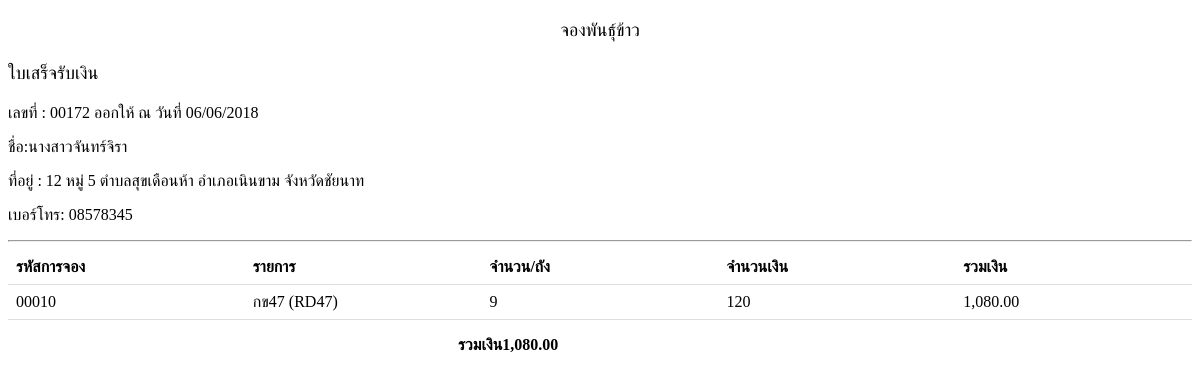
The app's page /admin/order/receipt.php?orderid=00172 with its own data.
### tables this page shows
CREATE TABLE IF NOT EXISTS `orderlist` (
  `orderid` int(5) unsigned zerofill NOT NULL AUTO_INCREMENT,
  `orderdate` date NOT NULL,
  `list` varchar(100) NOT NULL,
  `number` int(50) NOT NULL,
  `price` int(50) NOT NULL,
  `memberid` int(5) unsigned zerofill NOT NULL,
  `id` int(5) unsigned zerofill NOT NULL,
  `status` int(10) NOT NULL,
  PRIMARY KEY (`orderid`)
);

CREATE TABLE IF NOT EXISTS `member` (
  `memberid` int(5) unsigned zerofill NOT NULL AUTO_INCREMENT,
  `name` varchar(50) NOT NULL,
  `lastname` varchar(50) NOT NULL,
  `address` text NOT NULL,
  `subdistrict` varchar(100) NOT NULL,
  `district` varchar(100) NOT NULL,
  `phone` varchar(10) NOT NULL,
  `username` varchar(50) NOT NULL,
  `password` varchar(50) NOT NULL,
  PRIMARY KEY (`memberid`)
);

### admin/order/function.inc.php (called while the page is built, shortened)
<?php
$curdate = date("Y-m-d");
function thaidate($date) {
	$exdate = explode('-',$date);
	$date = $exdate[2].'/'.$exdate[1].'/'.$exdate[0];
	return $date;
}
?>

### admin/order/receipt.php (the view, shortened to what this page needs)
<!DOCTYPE html PUBLIC "-//W3C//DTD XHTML 1.0 Transitional//EN" "http://www.w3.org/TR/xhtml1/DTD/xhtml1-transitional.dtd">
<html xmlns="http://www.w3.org/1999/xhtml">
<head>
</head>
<?php
	include 'function.inc.php';
	 $strSQL ="SELECT *
	FROM member
	INNER JOIN orderlist ON member.memberid = orderlist.memberid
	WHERE orderid ='".$_GET["orderid"]."'";
	$objQuery = mysql_query($strSQL)  or die(mysql_error());
	$objResult = mysql_fetch_array($objQuery);
?>
<body onload="window.print()">
<div>
<div>
<h2><center>จองพันธุ์ข้าว</center></h2>
            <h1>ใบเสร็จรับเงิน</h1>
			<p>เลขที่ : <?php echo $objResult["orderid"];?> ออกให้ ณ วันที่ <?php echo thaidate($curdate); ?></p>
			<p>ชื่อ:<?php echo $objResult["name"];?></p>
            <p>ที่อยู่ : <?php echo $objResult["address"];?></p>
            <p>เบอร์โทร: <?php echo $objResult["phone"];?></p>
		</div>
  <table width="84%" cellpadding="0" cellspacing="0" id="keywords">
  <tr>
  <hr ></hr>
    	<th  width="20%"><span>รหัสการจอง</span></th>
     	<th width="20%"><span>รายการ</span></th>
     	<th width="20%"><span>จำนวน/ถัง</span></th>
    	<th width="20%"><span>จำนวนเงิน</span></th>
        <th width="20%"><span>รวมเงิน</span></th>
  </tr>
  <?php
$SumTotal = 0;
  $strSQL = "SELECT * FROM orderlist WHERE orderid = '".$_GET["orderid"]."'";
$objQuery = mysql_query($strSQL)  or die(mysql_error());
$Total = $objResult["number"] * $objResult["price"];
		$SumTotal = $SumTotal + $Total;
while($objResult = mysql_fetch_array($objQuery))
{
	  ?>
  <tr>
    	<td><div class="div1"><?php echo $objResult["memberid"];?></div></td>
		<td><div class="div1"><?php echo $objResult["list"];?></div></td>
	 	<td><div class="div1"><?php echo $objResult["number"];?></div></td>
    	<td><div class="div1"><?php echo $objResult["price"];?></div></td>
        <td><?=number_format($Total,2);?></td>
  </tr>
      <?php
		}
		?>
  </table>
<th><h3 class="a">รวมเงิน<?=number_format($SumTotal,2);?></h3></th>
</div>
</body>
</html>

### admin/order/receipt.php (style rules this page uses)
h1 { font-weight: normal; font-size:18px; line-height: 1.7em; margin-bottom: 10px; text-align: left; }
h2 { font-weight: normal; font-size:18px; line-height: 1.7em; margin-bottom: 10px; text-align: left; }
h3 { font-size:16px; }
table { border-collapse: collapse; width: 100%; }
th, td { padding: 8px; text-align: left; border-bottom: 1px solid #ddd; font-size:16px; }
.a { margin-left:450px; }
.div1 { width: 140px; overflow:hidden; }

### records on screen
orderlist: orderid "00172", memberid.name "นางสาวจันทร์จิรา", memberid.address "12 หมู่ 5 ตำบลสุขเดือนห้า อำเภอเนินขาม จังหวัดชัยนาท", memberid.phone "08578345", memberid "00010", list "กข47 (RD47)", number "9", price "120", Total "1,080.00"

### other values on screen
thaidate($curdate) "06/06/2018"
$SumTotal "1,080.00"
